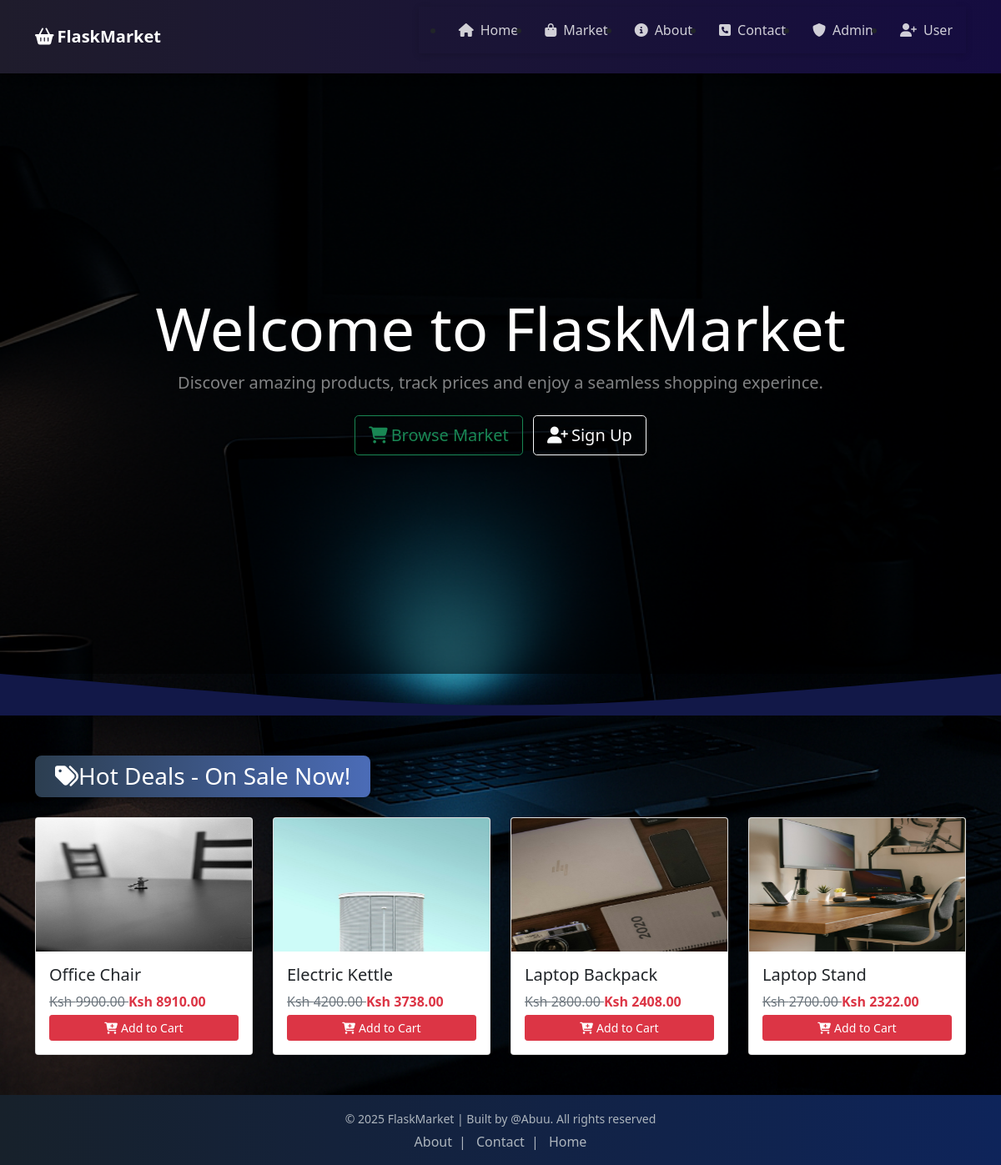
The page / on the database its author committed.
### admins/models.py (models this page shows, shortened)
class Items(db.Model):
    __tablename__ = 'items'
    item_id = db.Column(db.String(), nullable=False, primary_key=True)
    name = db.Column(db.String(length=30), nullable=False)
    price = db.Column(db.Float(), nullable=False)
    discount = db.Column(db.Float(), nullable=True)
    barcode = db.Column(db.String(length=12), nullable=False, unique=True)
    description = db.Column(db.String(length=1024), nullable=False, unique=True)
    category = db.Column(db.String(length=30), nullable=True)
    quantity = db.Column(db.Integer(), nullable=False)
    image_url = db.Column(db.String(200), nullable=True)
    added_by = db.Column(db.String(length=6), db.ForeignKey('admins.admin_id'), nullable=False)
    date_added = db.Column(db.DateTime(timezone=True), nullable=False, default=lambda: datetime.now(ZoneInfo("Africa/Nairobi")))
    admin = db.relationship('Admins', backref="items_added")

### main/routes.py (the view)
@main_bp.route('/')
def home_page():
    discounted_items = (
        Items.query
            .filter(Items.discount != None)
            .order_by(Items.discount.asc())
            .limit(4)
            .all()
    )
    return render_template('home.html', discounted_items=discounted_items)

### main/routes.py (called while the page is built)
@main_bp.context_processor
def inject_now():
    eat = ZoneInfo("Africa/Nairobi")
    return {'now': datetime.now(tz=eat)}

### main/templates/home.html (shortened to what this page needs)
{% extends 'base.html'%}
{% block content%}
    <div class="hero">
        <div class="hero-content text-center px-2">
            <h3 class="display-2 fw-light">Welcome to FlaskMarket</h3>
            <p class="lead text-white-50 mb-4">Discover amazing products, track prices and enjoy a seamless shopping experince.</p>
            <a href="{{ url_for('users.view_market') }}" class="btn btn-lg btn-outline-success shadow me-2">
                <i class="fas fa-shopping-cart me-1"></i>Browse Market
            </a>
            <a href="{{ url_for('users.register_user') }}" class="btn btn-lg btn-outline-light shadow">
                <i class="fas fa-user-plus me-1"></i>Sign Up
            </a>
        </div>
    </div>
    <div style="overflow: hidden; line-height: 0;">
        <svg viewBox="0 0 1200 100" preserveAspectRatio="none" style="display: block; width: 100%; height:50px">
            <path d="M0,0 C600,100 600,100 1200,0 L1200,100 L0,100 Z" fill="#121848"/>
        </svg>
    </div>
    {% if discounted_items %}
    <div class="container py-5">
        <h3 class="text-center gradient-title mb-4">
            <i class="fas fa-tags" me-2></i>Hot Deals - On Sale Now!
        </h3>
        <div class="row g-4">
            {% for item in discounted_items %}
            <div class="col-sm-6 col-md-4 col-lg-3">
                <div class="card h-100 shadow-sm">
                    {% if item.image_url %}
                    <img src="{{ url_for('admins.static', filename=item.image_url) }}"
                        class="card-img-top object-fit-cover" alt="{{ item.name }}"
                        style="height: 160px;">
                    {% else %}
                    <div class="bg-light d-flex align-items-center justify-content-center" style="height: 160px;">
                        <i class="fas fa-box-open fa-2x text-muted"></i>
                    </div>
                    {% endif %}
                    <div class="card-body d-flex flex-column">
                        <h5 class="card-title">{{item.name}}</h5>
                        <p class="mb-1">
                            <span class="text-muted text-decoration-line-through">
                                Ksh {{ '%.2f'|format(item.price) }}
                            </span>
                            <span class="fw-bold text-danger">
                                Ksh {{ '%.2f'|format(item.price * (1 - item.discount/100)) }}
                            </span>
                        </p>
                        <a href="{{ url_for('orders.add_item', item_id=item.item_id) }}" class="btn btn-danger btn-sm mt-auto">
                            <i class="fas fa-cart-plus me-1"></i>Add to Cart
                        </a>
                    </div>
                </div>
            </div>
            {% endfor %}
        </div>
    </div>
    {% endif %}
{% endblock%}

### rows shown on the page
Items: image_url (picture), name "Office Chair", price "9900.00", item.price*(1-item.discount/100) "8910.00"
Items: image_url (picture), name "Electric Kettle", price "4200.00", item.price*(1-item.discount/100) "3738.00"
Items: image_url (picture), name "Laptop Backpack", price "2800.00", item.price*(1-item.discount/100) "2408.00"
Items: image_url (picture), name "Laptop Stand", price "2700.00", item.price*(1-item.discount/100) "2322.00"
